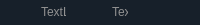
        <widget class="QFrame" name="status">
         <property name="minimumSize">
          <size>
           <width>0</width>
           <height>25</height>
          </size>
         </property>
         <property name="maximumSize">
          <size>
           <width>16777215</width>
           <height>25</height>
          </size>
         </property>
         <property name="styleSheet">
          <string notr="true">background-color: rgb(23, 32, 42);
color: rgb(145, 145, 145);
border:0;</string>
         </property>
         <property name="frameShape">
          <enum>QFrame::StyledPanel</enum>
         </property>
         <property name="frameShadow">
          <enum>QFrame::Raised</enum>
         </property>
         <layout class="QHBoxLayout" name="horizontalLayout_4">
          <property name="topMargin">
           <number>0</number>
          </property>
          <property name="bottomMargin">
           <number>0</number>
          </property>
          <item>
           <widget class="QFrame" name="frame_12">
            <property name="styleSheet">
             <string notr="true"/>
            </property>
            <property name="frameShape">
             <enum>QFrame::StyledPanel</enum>
            </property>
            <property name="frameShadow">
             <enum>QFrame::Raised</enum>
            </property>
            <widget class="QPushButton" name="pushButton_16">
             <property name="geometry">
              <rect>
               <x>0</x>
               <y>0</y>
               <width>31</width>
               <height>24</height>
              </rect>
             </property>
             <property name="text">
              <string/>
             </property>
             <property name="icon">
              <iconset resource="ico.qrc">
               <normaloff>:/newPrefix/icons/clock.png</normaloff>:/newPrefix/icons/clock.png</iconset>
             </property>
             <property name="flat">
              <bool>true</bool>
             </property>
            </widget>
            <widget class="QLabel" name="time_label">
             <property name="geometry">
              <rect>
               <x>30</x>
               <y>4</y>
               <width>211</width>
               <height>16</height>
              </rect>
             </property>
             <property name="text">
              <string>TextLabel</string>
             </property>
            </widget>
           </widget>
          </item>
          <item>
           <widget class="QFrame" name="frame_13">
            <property name="styleSheet">
             <string notr="true"/>
            </property>
            <property name="frameShape">
             <enum>QFrame::StyledPanel</enum>
            </property>
            <property name="frameShadow">
             <enum>QFrame::Raised</enum>
            </property>
            <widget class="QPushButton" name="pushButton_17">
             <property name="geometry">
              <rect>
               <x>10</x>
               <y>0</y>
               <width>31</width>
               <height>24</height>
              </rect>
             </property>
             <property name="text">
              <string/>
             </property>
             <property name="icon">
              <iconset resource="ico.qrc">
               <normaloff>:/newPrefix/icons/window.png</normaloff>:/newPrefix/icons/window.png</iconset>
             </property>
             <property name="flat">
              <bool>true</bool>
             </property>
            </widget>
            <widget class="QLabel" name="system_label">
             <property name="geometry">
              <rect>
               <x>40</x>
               <y>4</y>
               <width>281</width>
               <height>16</height>
              </rect>
             </property>
             <property name="text">
              <string>TextLabel</string>
             </property>
            </widget>
           </widget>
          </item>
          <item>
           <widget class="QFrame" name="frame_14">
            <property name="maximumSize">
             <size>
              <width>200</width>
              <height>16777215</height>
             </size>
            </property>
            <property name="styleSheet">
             <string notr="true"/>
            </property>
            <property name="frameShape">
             <enum>QFrame::StyledPanel</enum>
            </property>
            <property name="frameShadow">
             <enum>QFrame::Raised</enum>
            </property>
            <widget class="QPushButton" name="pushButton_18">
             <property name="geometry">
              <rect>
               <x>50</x>
               <y>0</y>
               <width>31</width>
               <height>24</height>
              </rect>
             </property>
             <property name="text">
              <string/>
             </property>
             <property name="icon">
              <iconset resource="ico.qrc">
               <normaloff>:/newPrefix/icons/account.png</normaloff>:/newPrefix/icons/account.png</iconset>
             </property>
             <property name="flat">
              <bool>true</bool>
             </property>
            </widget>
            <widget class="QLabel" name="user_label">
             <property name="geometry">
              <rect>
               <x>80</x>
               <y>4</y>
               <width>121</width>
               <height>16</height>
              </rect>
             </property>
             <property name="text">
              <string>TextLabel</string>
             </property>
            </widget>
           </widget>
          </item>
         </layout>
        </widget>
